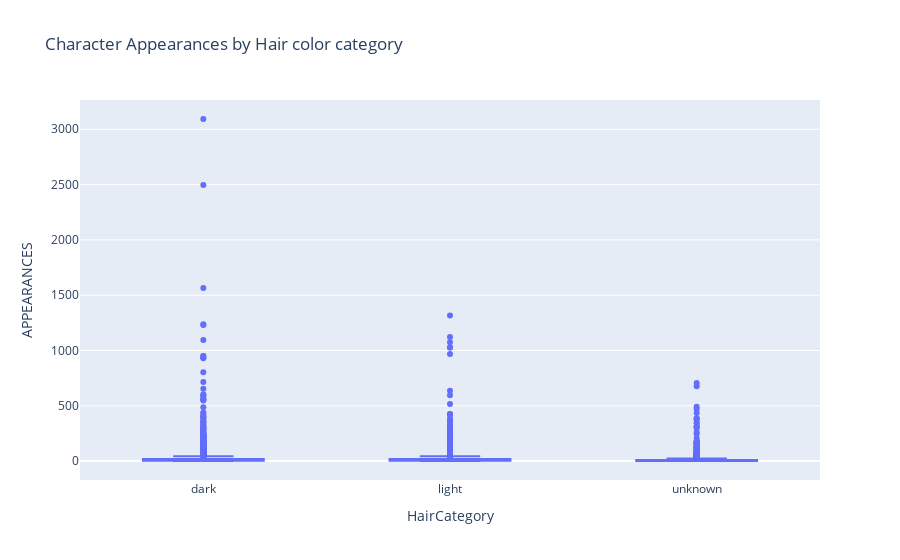

The cell this chart's notebook holds for it:
### Code cell
# --> Comment 3.14. Рассмотрим Character Appearances by Hair color category
# Box plot
fig_box_hair_cat = px.box(dataset_cleaned, x='HairCategory', y='APPEARANCES', title='Character Appearances by Hair color category')
fig_box_hair_cat.show()

# --> Comment 3.14.1. Вывод:
#     Темный цвет волос наиболее популярен.

### Figure 1 — Plotly figure (JSON) as saved in the notebook; plotly's stock layout.template omitted (floating-point values rounded to 4 significant figures; data arrays with more than 128 entries replaced by an {"elided": "..."} marker saying what was removed)
{"data": [{"alignmentgroup": "True", "hovertemplate": "HairCategory=%{x}<br>APPEARANCES=%{y}<extra></extra>", "legendgroup": "", "marker": {"color": "#636efa"}, "name": "", "notched": false, "offsetgroup": "", "orientation": "v", "showlegend": false, "type": "box", "x": {"elided": "5993 str values"}, "x0": " ", "xaxis": "x", "y": {"elided": "5993 int values"}, "y0": " ", "yaxis": "y"}], "layout": {"boxmode": "group", "legend": {"tracegroupgap": 0}, "title": {"text": "Character Appearances by Hair color category"}, "xaxis": {"anchor": "y", "domain": [0, 1], "title": {"text": "HairCategory"}}, "yaxis": {"anchor": "x", "domain": [0, 1], "title": {"text": "APPEARANCES"}}}}
